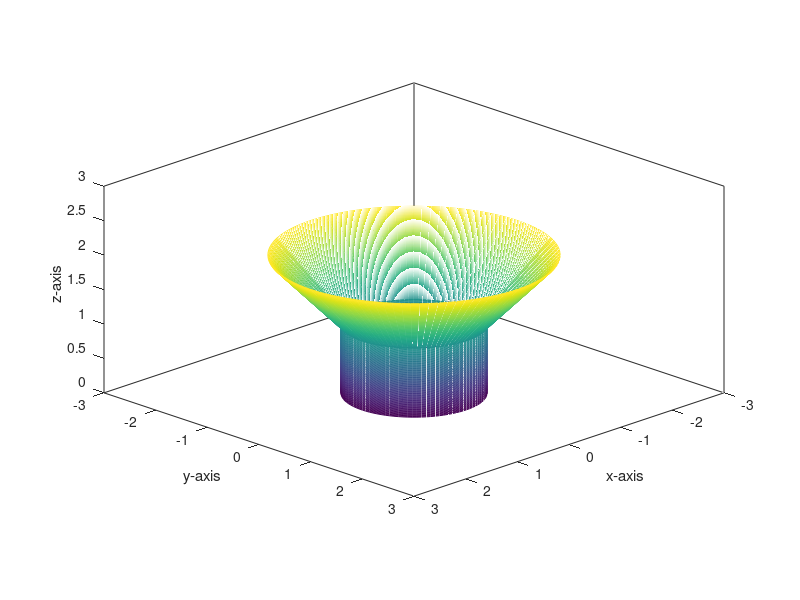

The MATLAB script that drew this image:
uv = linspace(0,1);
vv = linspace(1,2);
thetav = linspace(0,2*pi);
[u,theta1] = meshgrid(uv,thetav);
x = cos(theta1);
y = sin(theta1);
z = u;

[v,theta2] = meshgrid(vv,thetav);
x1 = v.*cos(theta2);
y2 = v.*sin(theta2);
z3 = v;

fig = figure('visible','off');
  hold on;
  mesh(x,y,z);
  mesh(x1,y2,z3);
  axis equal;
  box on;
  xlabel('x-axis')
  ylabel('y-axis')
  zlabel('z-axis')
  xlim([-3,3]);
  ylim([-3,3]);
  zlim([0,3]);
  view([1,1,0.5]);
  
print(fig, 'b42-a8-4a','-dpng');